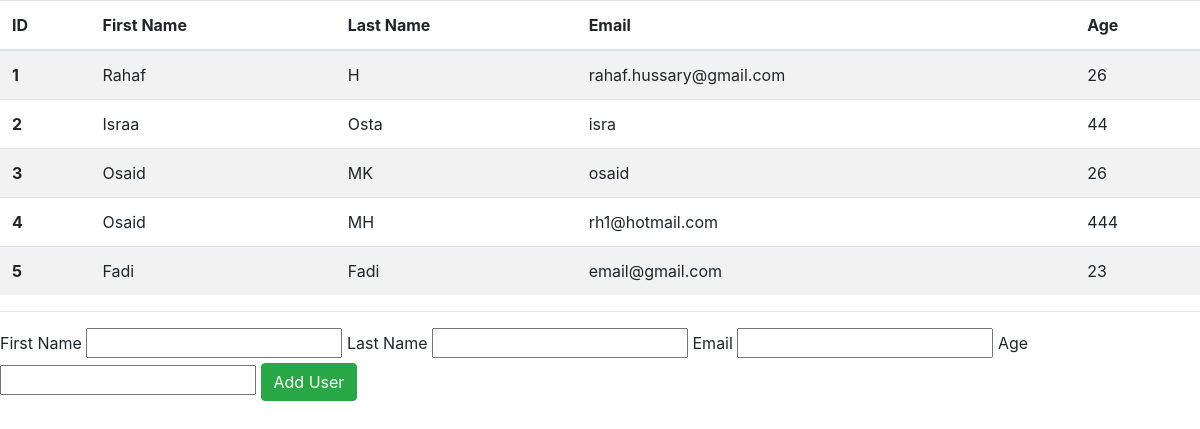
The page / on the database its author committed.
### user_app/models.py (models this page shows)
class User(models.Model):
    first_name = models.CharField(max_length=45)
    last_name = models.CharField(max_length=45)
    email=models.EmailField(max_length=254)
    age= models.IntegerField()
    created_at = models.DateTimeField(auto_now_add=True)
    updated_at = models.DateTimeField(auto_now=True)

### user_app/views.py (the view)
# urls.py: path("", views.index),
def index(request):
    list_of_users = models.list_of_all_users()
    print("-----------",list_of_all_users)
    context = {
        "users_list" : list_of_users,
    }
    return render(request,'index.html',context)

### user_app/models.py (called while the page is built)
def list_of_all_users():
    return User.objects.all()

### user_app/templates/index.html (shortened to what this page needs)
<!DOCTYPE html>
<html lang="en">
<head>
    <link rel="stylesheet" href="https://cdn.jsdelivr.net/npm/bootstrap@4.6.1/dist/css/bootstrap.min.css">
</head>
<body>
    <table class="table table-striped">
        <thead>
            <tr>
                <th scope="col">ID</th>
                <th scope="col">First Name</th>
                <th scope="col">Last Name</th>
                <th scope="col">Email</th>
                <th scope="col">Age</th>
            </tr>
        </thead>
        <tbody>
        {% for user in users_list %}
        <tr>
            <th scope="row">{{user.id}}</th>
            <td>{{user.first_name}}</td>
            <td>{{user.last_name}}</td>
            <td>{{user.email}}</td>
            <td>{{user.age}}</td>
        </tr>
        {%endfor%}
        </tbody>
    </table>
    <hr>
    <form action="/process_info" method="post">
        <label for="first_name">First Name</label>
        <input type="text" name="first_name">
        <label for="last_name">Last Name</label>
        <input type="text" name="last_name">
        <label for="email">Email</label>
        <input type="email" name="email">
        <label for="age">Age</label>
        <input type="number" name="age">
        <input type="submit" class="btn btn-success" value="Add User">
    </form>
</body>
</html>

### rows shown on the page
User: id "1", first_name "Rahaf", last_name "H", email "rahaf.hussary@gmail.com", age "26"
User: id "2", first_name "Israa", last_name "Osta", email "isra", age "44"
User: id "3", first_name "Osaid", last_name "MK", email "osaid", age "26"
User: id "4", first_name "Osaid", last_name "MH", email "rh1@hotmail.com", age "444"
User: id "5", first_name "Fadi", last_name "Fadi", email "email@gmail.com", age "23"
